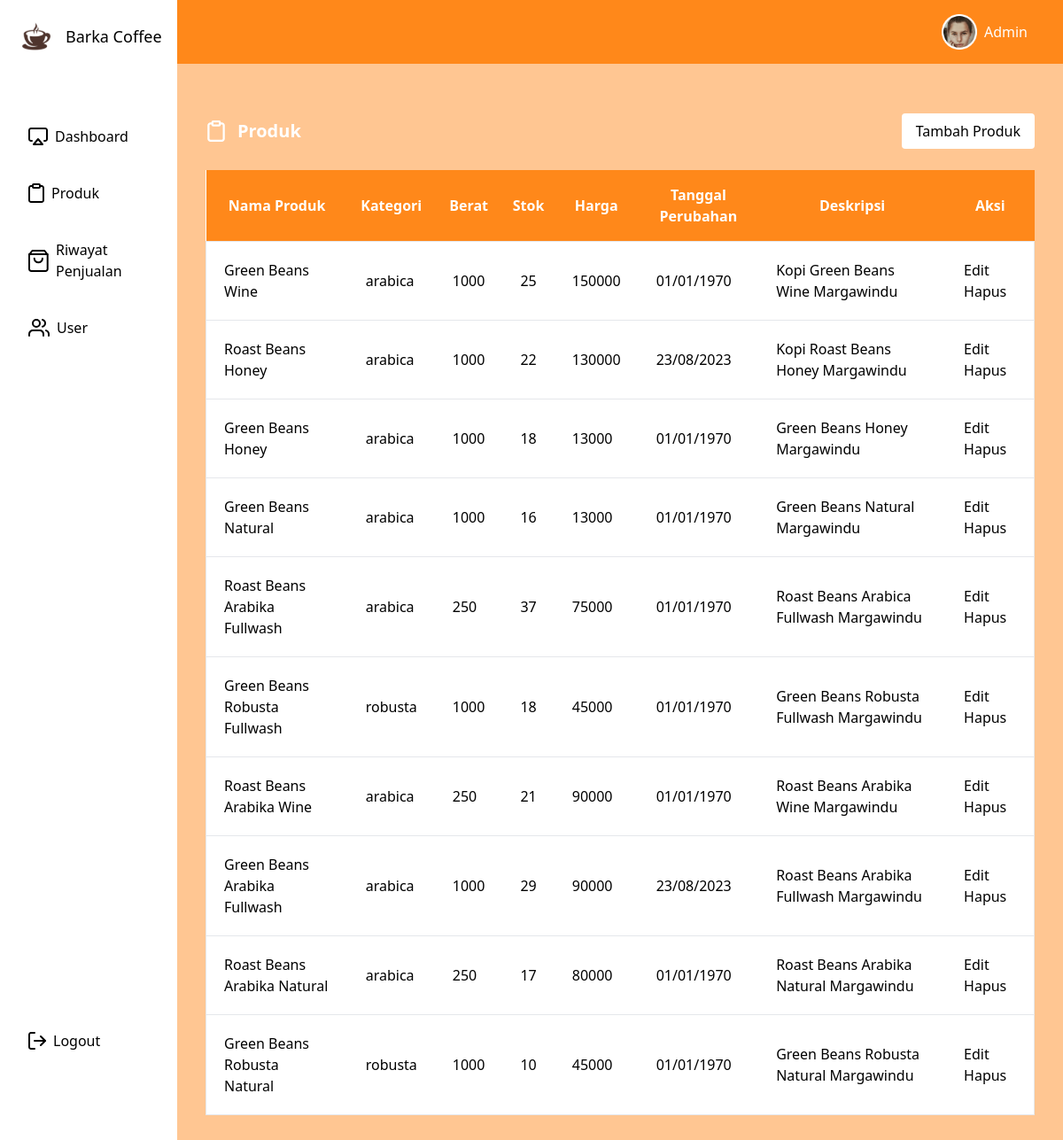
The page /index.php/main/produkAdmin on the database its author committed.
### tables this page shows
CREATE TABLE `produk` (
  `id_produk` int(11) NOT NULL,
  `nama_produk` varchar(50) NOT NULL,
  `kategori` varchar(20) NOT NULL,
  `berat` int(11) NOT NULL,
  `stok` int(11) NOT NULL,
  `harga` int(11) NOT NULL,
  `tanggal_perubahan` datetime DEFAULT NULL,
  `foto_produk` varchar(150) NOT NULL,
  `deskripsi` text NOT NULL
);

### application/controllers/Main.php (called while the page is built, shortened)
<?php
class Main extends CI_Controller {
    public function __construct()
	{
		$this->load->model('Main_Model','MainModel');
	}
	public function produkAdmin()
	{
		$data['produk'] = $this->MainModel->getProducts()->result();
		$this->load->view('admin/produk-list/index',$data);
	}
}

### index.php (called while the page is built, shortened)
<?php
require_once BASEPATH.'core/CodeIgniter.php';

### application/models/Main_Model.php (called while the page is built, shortened)
<?php
 class Main_Model extends CI_Model
 {
	public function getProducts()
 	{
 		return $this->db->query("SELECT * FROM produk");
 	}
 }
?>

### application/views/admin/produk-list/index.php (the view, shortened to what this page needs)
<div class="flex h-screen">
    <div class="flex-1 bg-secondary">
        <section class="container mx-auto p-8">
            <div class="flex justify-between py-6">
                <h1 class="text-black flex items-center flex space-x-3 text-xl font-bold">
                    <img src="<?= base_url(); ?>/assets/images/produk-white-icon.svg" alt="Account Icon"
                        class="w-6 h-6">
                    <span class="text-white">
                        Produk
                    </span>
                </h1>
                <a href="<?= base_url('produk/tambah') ?>">
                    <button class="bg-white rounded px-4 py-2">
                        Tambah Produk
                    </button>
                </a>
            </div>
            <div class="bg-white">
                <table class="w-full">
                    <tr>
                        <th class="bg-primary py-4 text-white">Nama Produk</th>
                        <th class="bg-primary py-4 text-white">Kategori</th>
                        <th class="bg-primary py-4 text-white">Berat</th>
                        <th class="bg-primary py-4 text-white">Stok</th>
                        <th class="bg-primary py-4 text-white">Harga</th>
                        <th class="bg-primary py-4 text-white">Tanggal Perubahan</th>
                        <th class="bg-primary py-4 text-white">Deskripsi</th>
                        <th class="bg-primary py-4 text-white">Aksi</th>
                    </tr>
                    <?php foreach ($produk as $row): ?>
                    <tr class="border">
                        <td class="p-5"><?= $row->nama_produk ?></td>
                        <td class="p-5"><?= $row->kategori ?></td>
                        <td class="p-5"><?= $row->berat ?></td>
                        <td class="p-5"><?= $row->stok ?></td>
                        <td class="p-5"><?= $row->harga ?></td>
                        <td class="p-5"><?= date('d/m/Y', strtotime($row->tanggal_perubahan)) ?></td>
                        <td class="p-5"><?= $row->deskripsi ?></td>
                        <td class="p-5">
                            <a href="<?= base_url('produk/edit/') ?><?= $row->id_produk ?>">Edit</a>
                            <a href="<?= base_url('main/deleteProduk/') ?><?= $row->id_produk ?>">Hapus</a>
                        </td>
                    </tr>
                    <?php endforeach; ?>
                </table>
            </div>
        </section>
    </div>
</div>

### rows shown on the page
produk: nama_produk "Green Beans Wine", kategori "arabica", berat "1000", stok "25", harga "150000", tanggal_perubahan "01/01/1970", deskripsi "Kopi Green Beans Wine Margawindu"
produk: nama_produk "Roast Beans Honey", kategori "arabica", berat "1000", stok "22", harga "130000", tanggal_perubahan "23/08/2023", deskripsi "Kopi Roast Beans Honey Margawindu"
produk: nama_produk "Green Beans Honey", kategori "arabica", berat "1000", stok "18", harga "13000", tanggal_perubahan "01/01/1970", deskripsi "Green Beans Honey Margawindu"
produk: nama_produk "Green Beans Natural", kategori "arabica", berat "1000", stok "16", harga "13000", tanggal_perubahan "01/01/1970", deskripsi "Green Beans Natural Margawindu"
produk: nama_produk "Roast Beans Arabika Fullwash", kategori "arabica", berat "250", stok "37", harga "75000", tanggal_perubahan "01/01/1970", deskripsi "Roast Beans Arabica Fullwash Margawindu"
produk: nama_produk "Green Beans Robusta Fullwash", kategori "robusta", berat "1000", stok "18", harga "45000", tanggal_perubahan "01/01/1970", deskripsi "Green Beans Robusta Fullwash Margawindu"
produk: nama_produk "Roast Beans Arabika Wine", kategori "arabica", berat "250", stok "21", harga "90000", tanggal_perubahan "01/01/1970", deskripsi "Roast Beans Arabika Wine Margawindu"
produk: nama_produk "Green Beans Arabika Fullwash", kategori "arabica", berat "1000", stok "29", harga "90000", tanggal_perubahan "23/08/2023", deskripsi "Roast Beans Arabika Fullwash Margawindu"
produk: nama_produk "Roast Beans Arabika Natural", kategori "arabica", berat "250", stok "17", harga "80000", tanggal_perubahan "01/01/1970", deskripsi "Roast Beans Arabika Natural Margawindu"
produk: nama_produk "Green Beans Robusta Natural", kategori "robusta", berat "1000", stok "10", harga "45000", tanggal_perubahan "01/01/1970", deskripsi "Green Beans Robusta Natural Margawindu"
